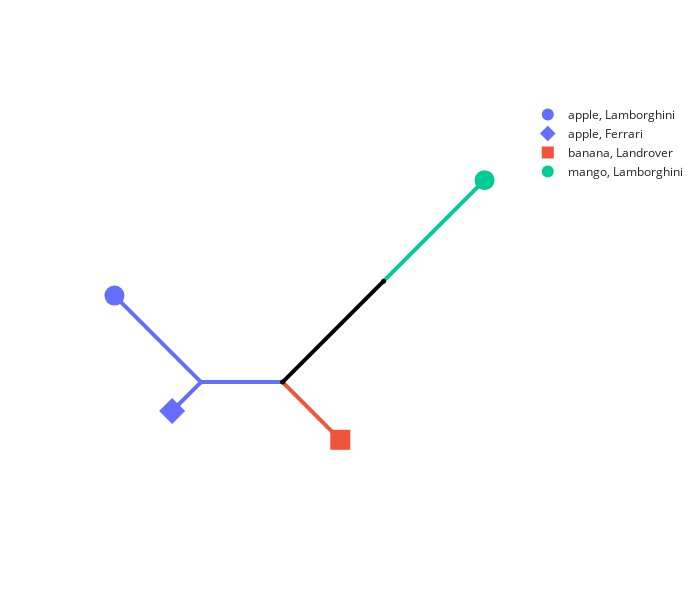

Notebook code cell kept with this figure:
### Code cell
anjl.plot_equal_angle(
    Z=Z1r,
    leaf_data=ld1,
    hover_name="name",
    hover_data=["fruit", "vegetable", "animal", "car"],
    color="fruit",
    marker_size=20,
    symbol="car",
    internal_marker_size=5,
    line_width=4,
)

### Figure 1 — Plotly figure (JSON) as saved in the notebook; plotly's stock layout.template omitted (floating-point values rounded to 4 significant figures)
{"data": [{"hovertemplate": "fruit=apple<br>x=%{x}<br>y=%{y}<extra></extra>", "legendgroup": "apple", "line": {"color": "#636EFA", "dash": "solid", "width": 4}, "marker": {"symbol": "circle"}, "mode": "lines", "name": "apple", "orientation": "v", "showlegend": false, "type": "scatter", "x": [-2.475, -4.475, null, -4.475, -5.182, null, -4.475, -6.596, null], "xaxis": "x", "y": [-2.475, -2.475, null, -2.475, -3.182, null, -2.475, -0.3536, null], "yaxis": "y"}, {"hovertemplate": "fruit=banana<br>x=%{x}<br>y=%{y}<extra></extra>", "legendgroup": "banana", "line": {"color": "#EF553B", "dash": "solid", "width": 4}, "marker": {"symbol": "circle"}, "mode": "lines", "name": "banana", "orientation": "v", "showlegend": false, "type": "scatter", "x": [-2.475, -1.061, null], "xaxis": "x", "y": [-2.475, -3.889, null], "yaxis": "y"}, {"hovertemplate": "fruit=mango<br>x=%{x}<br>y=%{y}<extra></extra>", "legendgroup": "mango", "line": {"color": "#00CC96", "dash": "solid", "width": 4}, "marker": {"symbol": "circle"}, "mode": "lines", "name": "mango", "orientation": "v", "showlegend": false, "type": "scatter", "x": [0, 2.475, null], "xaxis": "x", "y": [0, 2.475, null], "yaxis": "y"}, {"hovertemplate": "fruit=<br>x=%{x}<br>y=%{y}<extra></extra>", "legendgroup": "", "line": {"color": "black", "dash": "solid", "width": 4}, "marker": {"symbol": "circle"}, "mode": "lines", "name": "", "orientation": "v", "showlegend": false, "type": "scatter", "x": [0, -2.475, null], "xaxis": "x", "y": [0, -2.475, null], "yaxis": "y"}, {"customdata": [["apple", "pea", "ladybird", "Lamborghini"]], "hovertemplate": "<b>%{hovertext}</b><br><br>fruit=%{customdata[0]}<br>car=%{customdata[3]}<br>x=%{x}<br>y=%{y}<br>vegetable=%{customdata[1]}<br>animal=%{customdata[2]}<extra></extra>", "hovertext": ["B"], "legendgroup": "apple, Lamborghini", "marker": {"color": "#636EFA", "size": 20, "symbol": "circle"}, "mode": "markers", "name": "apple, Lamborghini", "orientation": "v", "showlegend": true, "type": "scatter", "x": [-6.596], "xaxis": "x", "y": [-0.3536], "yaxis": "y"}, {"customdata": [["apple", "carrot", "pigeon", "Ferrari"]], "hovertemplate": "<b>%{hovertext}</b><br><br>fruit=%{customdata[0]}<br>car=%{customdata[3]}<br>x=%{x}<br>y=%{y}<br>vegetable=%{customdata[1]}<br>animal=%{customdata[2]}<extra></extra>", "hovertext": ["A"], "legendgroup": "apple, Ferrari", "marker": {"color": "#636EFA", "size": 20, "symbol": "diamond"}, "mode": "markers", "name": "apple, Ferrari", "orientation": "v", "showlegend": true, "type": "scatter", "x": [-5.182], "xaxis": "x", "y": [-3.182], "yaxis": "y"}, {"customdata": [["banana", "cabbage", "pigeon", "Landrover"]], "hovertemplate": "<b>%{hovertext}</b><br><br>fruit=%{customdata[0]}<br>car=%{customdata[3]}<br>x=%{x}<br>y=%{y}<br>vegetable=%{customdata[1]}<br>animal=%{customdata[2]}<extra></extra>", "hovertext": ["C"], "legendgroup": "banana, Landrover", "marker": {"color": "#EF553B", "size": 20, "symbol": "square"}, "mode": "markers", "name": "banana, Landrover", "orientation": "v", "showlegend": true, "type": "scatter", "x": [-1.061], "xaxis": "x", "y": [-3.889], "yaxis": "y"}, {"customdata": [["mango", "cabbage", "spider", "Lamborghini"]], "hovertemplate": "<b>%{hovertext}</b><br><br>fruit=%{customdata[0]}<br>car=%{customdata[3]}<br>x=%{x}<br>y=%{y}<br>vegetable=%{customdata[1]}<br>animal=%{customdata[2]}<extra></extra>", "hovertext": ["D"], "legendgroup": "mango, Lamborghini", "marker": {"color": "#00CC96", "size": 20, "symbol": "circle"}, "mode": "markers", "name": "mango, Lamborghini", "orientation": "v", "showlegend": true, "type": "scatter", "x": [2.475], "xaxis": "x", "y": [2.475], "yaxis": "y"}, {"hovertemplate": "<b>%{hovertext}</b><br><br>fruit=apple<br>x=%{x}<br>y=%{y}<extra></extra>", "hovertext": [4], "legendgroup": "apple", "marker": {"color": "#636EFA", "size": 5, "symbol": "circle"}, "mode": "markers", "name": "apple", "orientation": "v", "showlegend": false, "type": "scatter", "x": [-4.475], "xaxis": "x", "y": [-2.475], "yaxis": "y"}, {"hovertemplate": "<b>%{hovertext}</b><br><br>fruit=<br>x=%{x}<br>y=%{y}<extra></extra>", "hovertext": [6, 5], "legendgroup": "", "marker": {"color": "black", "size": 5, "symbol": "circle"}, "mode": "markers", "name": "", "orientation": "v", "showlegend": false, "type": "scatter", "x": [0, -2.475], "xaxis": "x", "y": [0, -2.475], "yaxis": "y"}], "layout": {"height": 600, "legend": {"itemsizing": "constant", "tracegroupgap": 0}, "width": 700, "xaxis": {"autorange": true, "domain": [0, 1], "mirror": false, "range": [-7.436, 3.315], "showgrid": false, "showline": false, "showticklabels": false, "ticks": "", "title": {}, "type": "linear"}, "yaxis": {"autorange": true, "domain": [0, 1], "mirror": false, "range": [-5.792, 4.378], "scaleanchor": "x", "scaleratio": 1, "showgrid": false, "showline": false, "showticklabels": false, "ticks": "", "title": {}, "type": "linear"}}}
